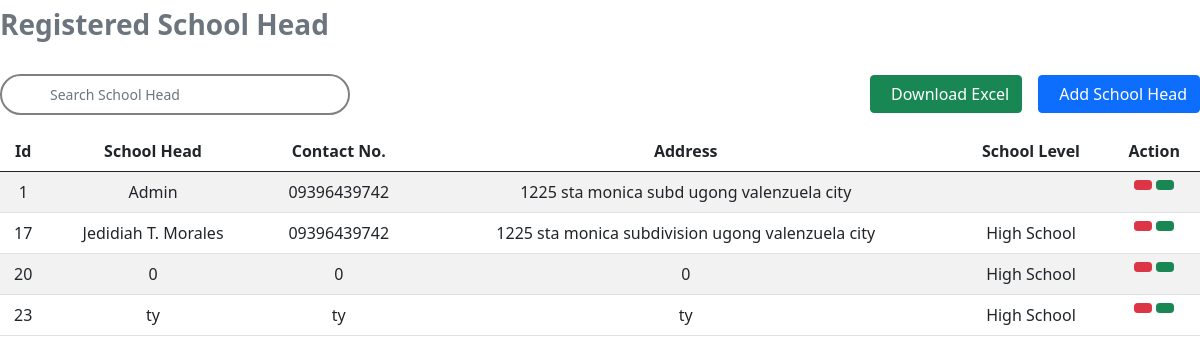
Page /table.php on the committed database.
### tables this page shows
CREATE TABLE `profile` (
  `id` int(11) NOT NULL,
  `name` varchar(300) NOT NULL,
  `bday` varchar(250) NOT NULL,
  `address` varchar(500) NOT NULL,
  `email` varchar(1000) NOT NULL,
  `contactNo` varchar(250) NOT NULL,
  `sex` varchar(250) NOT NULL,
  `yearAsSchoolHead` varchar(250) NOT NULL,
  `duration` varchar(250) NOT NULL,
  `learnersPerf` varchar(250) NOT NULL,
  `teacherPerf` varchar(250) NOT NULL,
  `financialMng` varchar(250) NOT NULL,
  `complaints` varchar(250) NOT NULL,
  `picture` varchar(1000) NOT NULL,
  `school` varchar(500) NOT NULL,
  `citizenship` varchar(250) NOT NULL,
  `civil` varchar(250) NOT NULL,
  `zipcode` varchar(250) NOT NULL,
  `employeeNo` varchar(250) NOT NULL,
  `placeBirth` varchar(250) NOT NULL
);

### table.php (the view, shortened to what this page needs)
<?php
    require "db.php";
    $q = "SELECT * FROM `profile`";
    $list = $con->query($q);
    $fetch = $list->fetch_assoc();
?>
<!DOCTYPE html>
<html lang="en">
<head>
    <link href="https://cdn.jsdelivr.net/npm/bootstrap@5.0.2/dist/css/bootstrap.min.css" rel="stylesheet">
</head>
<body>
    <div class=" text-secondary fw-bold p-2 ps-0 mb-3 w-50 h3">Registered School Head</div>
    <div class="d-flex align-items-center justify-content-between mb-3 mt-4 position-relative">
        <div class="d-flex align-items-center gap-4">
            <input id='searchBar' class="form-control form-control-sm fs-17 py-2 ps-5" style="border: 2px solid grey; border-radius: 100vmax; width: 350px;" type="text" placeholder='Search School Head'
            aria-label="Search">
        </div>
        <div class="d-flex gap-3">
            <button id='excelBtn' class='btn btn-success '><i class="fa-solid fa-file-arrow-down pe-2"></i>Download Excel</button>
            <button type="button" class="btn btn-primary " data-bs-toggle="modal" data-bs-target="#addSchool"><i class="fa-solid fa-plus pe-2"></i>Add School Head</button>
        </div>
    </div>
    <div class="table-responsive md" style="max-height: 480px;">
        <table id='tableToXLS' class='table text-center table-striped'>
            <thead>
                <tr>
                    <th>Id</th>
                    <th>School Head</th>
                    <th>Contact No.</th>
                    <th>Address</th>
                    <th>School Level</th>
                    <th colspan='3'>Action</th>
                </tr>
            </thead>
            <tbody id="idForSearchOutput">
                <?php if($list->num_rows){ ?>
                    <?php do{ ?>
                        <tr>
                            <td><?php echo $fetch['id'] ?></td>
                            <td><?php echo $fetch['name'] ?></td>
                            <td><?php echo $fetch['contactNo'] ?></td>
                            <td><?php echo $fetch['address'] ?></td>
                            <td><?php echo $fetch['school'] ?></td>
                            <td>
                                <div class="d-flex gap-1 justify-content-center">
                                    <button title="Delete" class="btn btn-danger btn-sm" id='deleteBtn' value='<?php echo $fetch['id'] ?>'><i class="fa-solid fa-trash"></i></button>
                                    <button title="View Equipment" class="btn btn-success btn-sm" id="viewBtn" value='<?php echo $fetch['email'] ?>'><i class="fa-solid fa-eye"></i></button>
                                </div>
                            </td>
                        </tr>
                    <?php }while($fetch = $list->fetch_assoc()) ?>
                <?php }else{ ?>
                    <tr>
                        <td colspan='12'>No data</td>
                    </tr>
                <?php } ?>
            </tbody>
        </table>
    </div>
</body>
</html>

### rows in the picture
profile: id "1", name "Admin", contactNo "09396439742", address "1225 sta monica subd ugong valenzuela city"
profile: id "17", name "Jedidiah T. Morales", contactNo "09396439742", address "1225 sta monica subdivision ugong valenzuela city", school "High School"
profile: id "20", name "0", contactNo "0", address "0", school "High School"
profile: id "23", name "ty", contactNo "ty", address "ty", school "High School"
